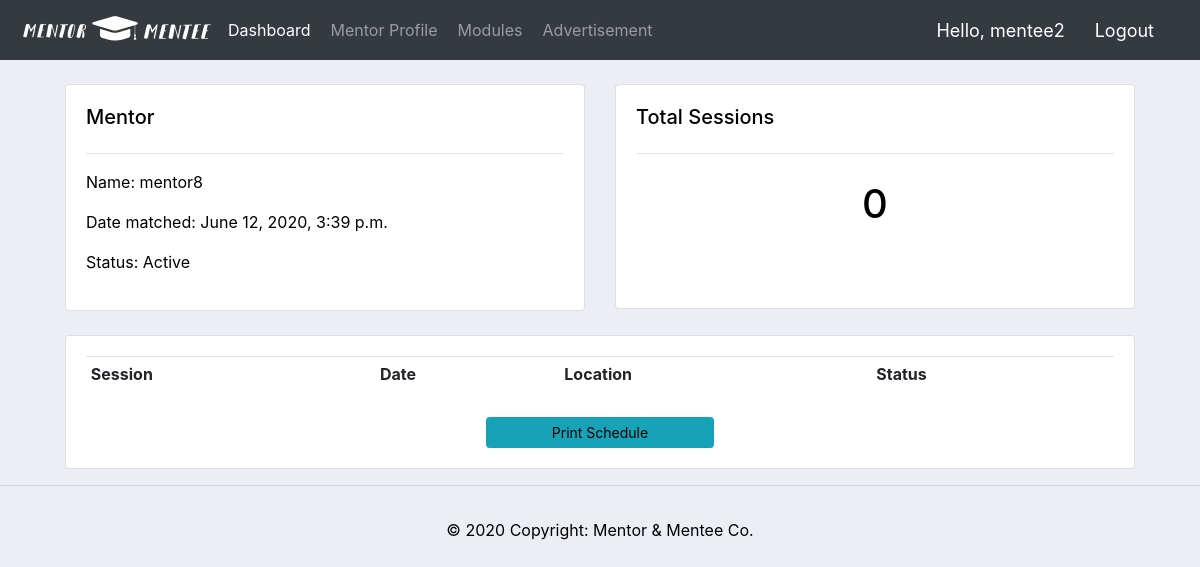
The page /mentee_schedule/7 (signed in) on the database its author committed.
### accounts/models.py (models this page shows, shortened)
class Match(models.Model):
	STATUS = (
			('Active', 'Active'),
			('Not Active', 'Not Active'),
			)
	mentor = models.ForeignKey(Mentor, null=True, on_delete=models.SET_NULL) #whenever customer is deleed, order still ada cuma null
	mentee = models.ForeignKey(Mentee, null=True, on_delete=models.SET_NULL)
	date_matched = models.DateTimeField(auto_now_add=True, null=True)
	status = models.CharField(max_length=200, null=True, choices=STATUS, default='Active')

class Mentor(models.Model):
	FACULTY = (
			('Islamic Studies', 'Islamic Studies'), ('Malay Studies', 'Malay Studies'), ('Cultural', 'Cultural'),
			('Dentistry', 'Dentistry'), ('Education', 'Education'), ('Engineering', 'Engineering'),
			('Law', 'Law'), ('Medicine', 'Medicine'), ('Science', 'Science'),
			('Art & Social Sciences', 'Art & Social Sciences'), ('Business & Accountancy', 'Business & Accountancy'),
			('Economics & Administration', 'Economics & Administration'), ('Languages & Linguistics', 'Languages & Linguistics'),
			('Built Environment', 'Built Environment'), ('Sports & Exercises Sciences', 'Sports & Exercises Sciences'),
			('Computer Science & Information Technology', 'Computer Science & Information Technology'),
			)
	DEPARTMENT = [
	    ('Islamic Studies', (
	            ('Usuluddin (Aqidah & Islamic Thought)', 'Usuluddin (Aqidah & Islamic Thought)'),
	            ('Usuluddin (Al-Quran & Al-Hadith)', 'Usuluddin (Al-Quran & Al-Hadith)'),
	            ('Usuluddin (Daawah & Human Development)', 'Usuluddin (Daawah & Human Development)'),
	            ('Usuluddin (Islamic History & Civilization)', 'Usuluddin (Islamic History & Civilization)'),
	            ('Islamic Education (Islamic Studies)', 'Islamic Education (Islamic Studies)'),
	            ('Islamic Studies & Information Technology', 'Islamic Studies & Information Technology'),
	            ('Islamic Studies & Science', 'Islamic Studies & Science'),
	            ('Muamalat & Management', 'Muamalat & Management'),
	        )
	    ),
	    ('Malay Studies', (
	            ('Bahasa Melayu Profesional', 'Bahasa Melayu Profesional'), ('Linguistik Melayu', 'Linguistik Melayu'),
	            ('Kesusasteraaan Melayu', 'Kesusasteraaan Melayu'), ('Sosio-Budaya Melayu', 'Sosio-Budaya Melayu'),
	            ('Kesenian Melayu', 'Kesenian Melayu'),
	        )
	    ),
	    ('Cultural', (
	            ('Music', 'Music'), ('Drama', 'Drama'),
	            ('Dance', 'Dance'),
	        )
	    ),
	    ('Dentistry', (
	            ('Dental Surgery', 'Dental Surgery'),
	        )
	    ),
	    ('Education', (
	            ('Counselling', 'Counselling'),
	            ('Early Childhood Education', 'Early Childhood Education'),
	            ('Education Teaching of English as a Second Language', 'Education Teaching of English as a Second Language'),
	        )
	    ),
	    ('Engineering', (
	           ('Biomedical Engineering', 'Biomedical Engineering'), ('Chemical Engineering', 'Chemical Engineering'),
	           ('Civil Engineering', 'Civil Engineering'), ('Electrical Engineering', 'Electrical Engineering'),
	           ('Mechanical Engineering', 'Mechanical Engineering'),
	        )
	    ),
	    ('Law', (
	            ('Laws', 'Laws'),
	            ('Jurisprudence (External)', 'Jurisprudence (External)'),
	        )
	    ),
	    ('Medicine', (
	            ('Medicine', 'Medicine'), ('Biomedical Science', 'Biomedical Science'),
	            ('Nursing', 'Nursing'),
	        )
	    ),
	    ('Science', (
	            ('Chemistry', 'Chemistry'), ('Biochemistry', 'Biochemistry'), ('Biotechnology', 'Biotechnology'),
	            ('Genetics', 'Genetics'), ('Geology', 'Geology'), ('Mathematics', 'Mathematics'),
	            ('Microbiology', 'Microbiology'), ('Physics', 'Physics'), ('Statistics', 'Statistics'),
	        )
	    ),
	    ('Art & Social Sciences', (
	    		('East Asian Studies', 'East Asian Studies'), ('Arts Chinese Studies', 'Arts Chinese Studies'),
	    		('Arts Anthropology and Sociology', 'Arts Anthropology and Sociology'),
	            ('Social Administration', 'Social Administration'), ('Geography', 'Geography'),
	            ('Environmental Studies', 'Environmental Studies'), ('Arts History', 'Arts History'),
	            ('Arts English', 'Arts English'), ('Arts Indian Studies', 'Arts Indian Studies'),
	            ('Arts International and Strategic Studies', 'Arts International and Strategic Studies'),
	            ('Media Studies', 'Media Studies'), ('Arts Southeast Asian Studies', 'Arts Southeast Asian'),
	        )
	    ),
	    ('Business & Accountancy', (
	            ('Accounting', 'Accounting'), ('Business Administration', 'Business Administration'),
	            ('Finance', 'Finance'),
	        )
	    ),
	    ('Economics & Administration', (
	            ('Economics', 'Economics'), ('Administrative Studies and Politics', 'Administrative Studies and Politics'),
	            ('Development Studies', 'Development Studies'), ('Applied Statistic', 'Applied Statistic'),
	        )
	    ),
	    ('Languages & Linguistics', (
	            ('Arabic Language and Linguistics', 'Arabic Language and Linguistics'),
	            ('Chinese Language and Linguistics', 'Chinese Language and Linguistics'),
	            ('English Language and Linguistics', 'English Language and Linguistics'),
	            ('French Language and Linguistics', 'French Language and Linguistics'),
	            ('German Language and Linguistics', 'German Language and Linguistics'),
	            ('Japanese Language and Linguistics', 'Japanese Language and Linguistics'),
	            ('Spanish Language and Linguistics', 'Spanish Language and Linguistics'),
	            ('Tamil Language and Linguistics', 'Tamil Language and Linguistics'),
	            ('Italian Language and Linguistics', 'Italian Language and Linguistics'),
	        )
	    ),
	    ('Built Environment', (
	            ('Urban & Regional Planning', 'Urban & Regional Planning'),
	            ('Science Architecture', 'Science Architecture'),
	            ('Quantity Surveying', 'Quantity Surveying'), ('Real Estate', 'Real Estate'),
	            ('Building Surveying', 'Building Surveying'),
	        )
	    ),
	    ('Sports & Exercises Sciences', (
	            ('Sports Science (Exercise Science)', 'Sports Science (Exercise Science)'),
	            ('Sports Management Science', 'Sports Management Science'),
	        )
	    ),
	    ('Computer Science & Information Technology', (
	            ('Artificial Intelligence', 'Artificial Intelligence'),
	            ('Computer System and Network', 'Computer System and Network'),
	            ('Information Systems', 'Information Systems'),
	            ('Software Engineering', 'Software Engineering'),
	            ('Multimedia', 'Multimedia'), ('Data Science', 'Data Science'),
	        )
	    ),
	]
	user = models.OneToOneField(User, null=True, blank=True, on_delete=models.CASCADE)
	name = models.CharField(max_length=200, null=True)
	matric_number = models.CharField(max_length=10, null=True)
	faculty = models.CharField(max_length=200, null=True, choices=FACULTY)
	department = models.CharField(max_length=200, null=True, choices=DEPARTMENT)
	phone = models.CharField(max_length=200, null=True)
	email = models.CharField(max_length=200, null=True)
	CGPA = models.DecimalField(max_digits=4, decimal_places=2, null=True)
	profile_pic = models.ImageField(default="profile1.jpg", null=True)
	date_created = models.DateTimeField(auto_now_add=True, null=True)
	def __str__(self):
		return self.name

### accounts/decorators.py (the view)
		def wrapper_func(request, *args, **kwargs):
			group = None
			if request.user.groups.exists():
				group = request.user.groups.all()[0].name
			if group in allowed_roles:
				return view_func(request, *args, **kwargs)
			else:
				return HttpResponse('You are not authorized to view this page')

### accounts/views.py (called while the page is built)
@login_required(login_url='login')
@allowed_users(allowed_roles=['mentee'])
def menteeSchedule(request, pk):
	match = Match.objects.get(id=pk)
	sessions = match.session_set.all() #order_set ni tgk balik relationship parent child tu
	accepted_sess = sessions.filter(status='Accepted')
	accepted = sessions.filter(status='Accepted').count()
	context = {'match':match, 'sessions': sessions, 'accepted_sess': accepted_sess, 'accepted': accepted}
	return render(request, 'accounts/mentee_schedule.html', context)

### accounts/templates/accounts/mentee_schedule.html (shortened to what this page needs)
{% extends 'accounts/main.html' %}
{% block content %}
	<br>
<div class="row">
	<div class="col-md" style="margin-left: 50px;">
		<div class="card card-body">
			<h5>Mentor</h5>
			<hr>
			<p>Name: {{match.mentor}} </p>
			<p>Date matched: {{match.date_matched}}</p>
			<p>Status: {{match.status}} </p>
		</div>
	</div>
	<div class="col-md" style="margin-right: 50px;">
		<div class="card card-body" style="padding-bottom: 62px;">
			<h5>Total Sessions</h5>
			<hr>
			<h1 style="text-align: center;padding: 10px">{{accepted}}</h1>
		</div>
	</div>
</div>
<br>
<div class="row">
	<div class="col-md" style="margin-left: 50px; margin-right: 50px;">
		<div class="card card-body">
			<table class="table table-sm">
				<tr>
					<th>Session</th>
					<th>Date</th>
					<th>Location</th>
					<th>Status</th>
				</tr>
			</table>
			<a id="printpagebutton" style="margin-left: 400px; margin-right: 400px; margin-top: 10px;" class="btn btn-sm btn-info" onClick="printpage()">Print Schedule</a>
		</div>
	</div>
</div>
{% endblock %}

### accounts/templates/accounts/navbar.html (shortened to what this page needs)
{% load static %}
<nav class="navbar navbar-expand-lg navbar-dark bg-dark">
  <img src="{% static 'images/logo.png' %}">
 <div class="collapse navbar-collapse" id="navbarNav">
    <ul class="navbar-nav">
      {% if request.user.is_staff %}
      <li class="nav-item active">
        <a class="nav-link" style="padding: 10px;" href="{% url 'home' %}">Dashboard</a>
      </li>
      <li class="nav-item">
        <a class="nav-link" style="padding: 10px;" href="{% url 'products' %}">Products</a>
      </li>
      {% else %}
      <li class="nav-item active">
        <a class="nav-link" style="padding: 10px;" href="{% url 'mentor-page' %}">Dashboard</a>
      </li>
       <li class="nav-item">
        <a class="nav-link" style="padding: 10px;" href="{% url 'mentor_account' %}">Mentor Profile</a>
      </li>
      <li class="nav-item">
        <a class="nav-link" style="padding: 10px;" href="{% url 'mentor_modules' %}">Modules</a>
      </li>
      <li class="nav-item">
        <a class="nav-link" style="padding: 10px;" href="{% url 'ads2' %}">Advertisement</a>
      </li>
      {% endif %}
    </ul>
  </div>
<span class="hello-msg">Hello, {{request.user}}</span>
<span><a class="hello-msg" href="{% url 'logout' %}">Logout</a></span>
</nav>

### static/css/main.css (style rules this page uses)
body { background-color: #ebeff5; }
nav a { padding: 10px; }

### accounts/templates/accounts/main.html (style rules this page uses)
body { background-color: #ebeff5; color: black; overflow: scroll; }

### accounts/templates/accounts/navbar.html (style rules this page uses)
.hello-msg { font-size: 18px; color: #fff; margin-right: 20px; }

### rows shown on the page
Match: mentor "mentor8", date_matched "June 12, 2020, 3:39 p.m.", status "Active"

### other values the page prints
{{ request.user }} "mentee2"
{{ accepted }} "0"
